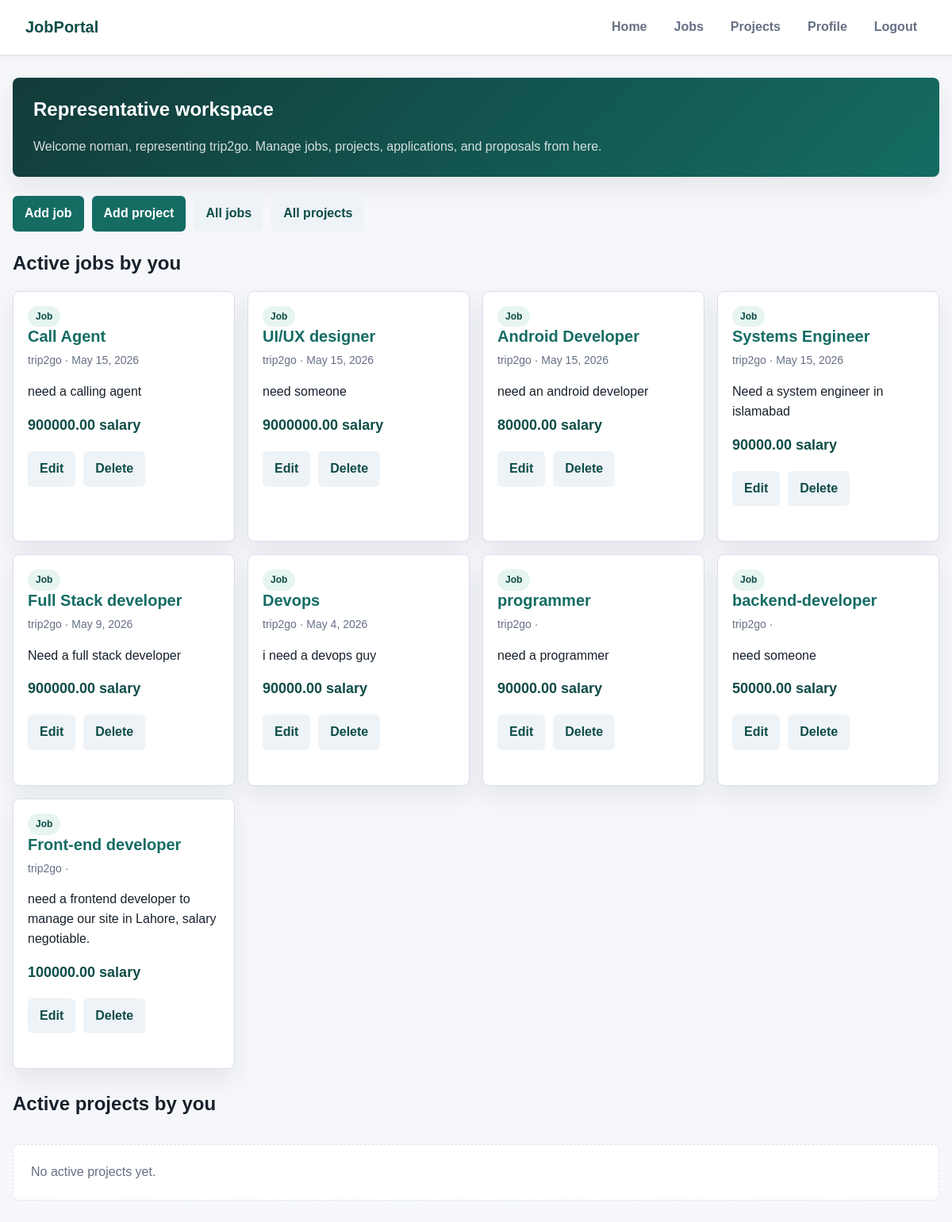
/ (signed in), run on an earlier commit of the app's database.
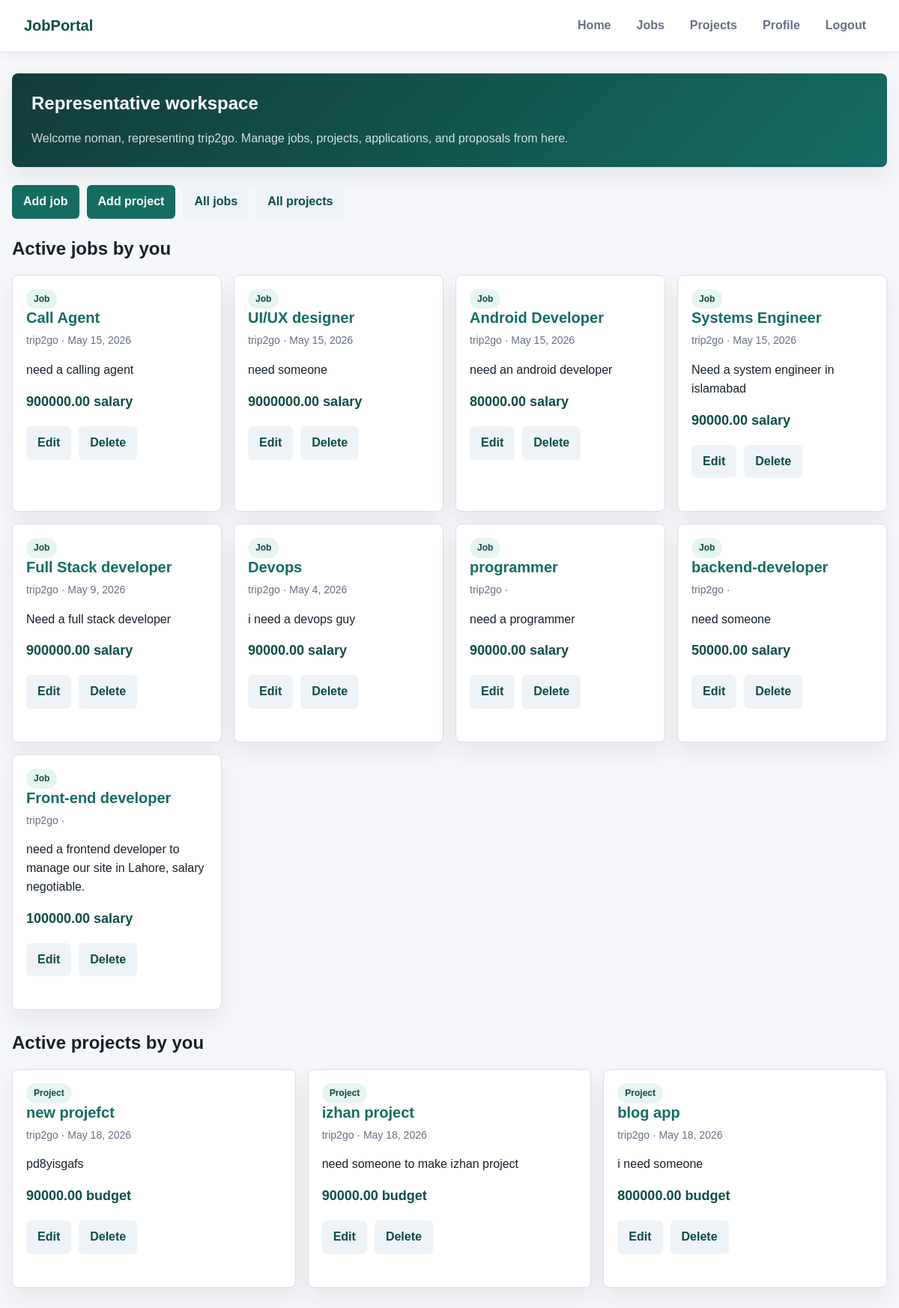
And on a later commit of the database.
### recruiter/models.py (models this page shows, shortened)
class CustomUser(AbstractUser):
    USER_TYPE_CHOICES = [
        ('applicant', 'Applicant'),
        ('representative', 'Company Representative'),
        ('admin', 'Administrator'),
    ]
    email = models.EmailField(unique=True)
    user_type = models.CharField(
        max_length=20,
        choices=USER_TYPE_CHOICES,
        default='applicant'
    )
    profile_picture = models.ImageField(
        upload_to='profile_pictures/%Y/%m/%d/',
        null=True,
        blank=True
    )
    class Meta:
        ordering = ['username']
        indexes = [
            models.Index(fields=['email']),
            models.Index(fields=['user_type', 'is_active']),
        ]

class TimeStampedModel(models.Model):
    created_at = models.DateTimeField(auto_now_add=True, db_index=True)
    updated_at = models.DateTimeField(auto_now=True)
    class Meta:
        abstract = True

class RepresentativeProfile(TimeStampedModel):
    user = models.OneToOneField(
        CustomUser,
        on_delete=models.CASCADE,
        related_name='representative_profile',
        limit_choices_to={'user_type': 'representative'}
    )
    company = models.ForeignKey(
        Company,
        on_delete=models.CASCADE,
        null=True,
        blank=True,
        related_name="representatives"
    )
    position = models.CharField(
        max_length=100,
        help_text="Position at the company (e.g., HR Manager, Tech Lead)"
    )
    department = models.CharField(max_length=100, blank=True)
    phone = models.CharField(max_length=20, blank=True)
    is_primary_contact = models.BooleanField(
        default=False,
        help_text="Primary contact for the company"
    )
    class Meta:
        constraints = [
            models.UniqueConstraint(
                fields=['company', 'is_primary_contact'],
                condition=models.Q(is_primary_contact=True),
                name='unique_primary_contact_per_company'
            )
        ]

class Company(TimeStampedModel):
    name = models.CharField(
        max_length=150,
        unique=True,
        help_text="Official company name"
    )
    location = models.CharField(
        max_length=150,
        help_text="Headquarters location"
    )
    website = models.URLField(
        blank=True,
        help_text="Company website URL"
    )
    description = models.TextField(
        blank=True,
        help_text="Company description and mission"
    )
    industry = models.CharField(
        max_length=100,
        blank=True,
        help_text="Primary industry (e.g., Technology, Healthcare)"
    )
    size = models.PositiveIntegerField(
        null=True,
        blank=True,
        help_text="Number of employees",
        verbose_name="Company Size"
    )
    logo = models.ImageField(
        upload_to='company_logos/%Y/%m/%d/',
        null=True,
        blank=True,
        help_text="Company logo image"
    )
    is_active = models.BooleanField(
        default=True,
        help_text="Whether the company is currently active on the platform"
    )
    class Meta:
        verbose_name_plural = "Companies"
        ordering = ['name']
        indexes = [
            models.Index(fields=['name']),
            models.Index(fields=['industry']),
            models.Index(fields=['is_active']),
        ]
    def __str__(self):
        return self.name

class Post(TimeStampedModel):
    POST_TYPE_CHOICES = [
        ('job', 'Job Position'),
        ('project', 'Project'),
    ]
    STATUS_CHOICES = [
        ('draft', 'Draft'),
        ('published', 'Published'),
        ('closed', 'Closed'),
        ('filled', 'Filled/Completed'),
        ('cancelled', 'Cancelled'),
    ]
    post_type = models.CharField(
        max_length=20,
        choices=POST_TYPE_CHOICES,
        db_index=True
    )
    title = models.CharField(
        max_length=250,
        help_text="Title of the job or project"
    )
    description = models.TextField(
        help_text="Detailed description"
    )
    company = models.ForeignKey(
        Company,
        on_delete=models.CASCADE,
        related_name="posts"
    )
    salary = models.DecimalField(
        max_digits=10,
        decimal_places=2,
        null=True,
        blank=True,
        validators=[MinValueValidator(0)],
        help_text="Annual salary for jobs"
    )
    budget = models.DecimalField(
        max_digits=12,
        decimal_places=2,
        null=True,
        blank=True,
        validators=[MinValueValidator(0)],
        help_text="Total budget for projects"
    )
    status = models.CharField(
        max_length=20,
        choices=STATUS_CHOICES,
        default='draft',
        db_index=True
    )
    is_active = models.BooleanField(default=True, db_index=True)
    is_featured = models.BooleanField(default=False)
    published_at = models.DateTimeField(null=True, blank=True)
    closed_at = models.DateTimeField(null=True, blank=True)
    skills_required = models.ManyToManyField(
        Skill,
        related_name="posts",
        blank=True
    )
    created_by = models.ForeignKey(
        CustomUser,
        on_delete=models.CASCADE,
        related_name="created_posts"
    )
    slug = models.SlugField(blank=True, null=True)
    class Meta:
        ordering = ['-created_at']
        indexes = [
            models.Index(fields=['post_type', 'status', 'is_active']),
            models.Index(fields=['company', 'status']),
            models.Index(fields=['is_featured', 'is_active']),
        ]

### recruiter/view_modules/dashboard_views.py (the view, shortened to what this page needs)
# urls.py: path("", views.index, name = "home"),
@login_required(login_url='login')
def index(request):
    get_params = request.GET.copy()
    searched = request.GET.get('q', '')
    category = request.GET.get('category', '')
    if searched or category:
        jobs = Post.objects.filter(
            post_type='job',
            status='published',
            title__icontains=searched,
            skills_required__category__icontains=category,
            is_active=True,
        ).distinct().order_by('-created_at')
    else:
        jobs = Post.objects.filter(
            post_type='job',
            status='published',
            is_active=True,
        ).order_by('-created_at')
    projects = Post.objects.filter(
        post_type='project',
        status='published',
        is_active=True,
    ).order_by('-created_at')
    jobs_created = Post.objects.filter(
        post_type="job",
        status='published',
        is_active=True,
        created_by=request.user,
    )
    projects_created = Post.objects.filter(
        post_type="project",
        status='published',
        is_active=True,
        created_by=request.user,
    )
    paginator = Paginator(jobs, 4)
    page = request.GET.get('page')
    page_object = paginator.get_page(page)
    if 'page' in get_params:
        get_params.pop('page')
    context = {'jobs': jobs_created, 'projects': projects_created}
    return render(request, "dashboard/representative_dashboard.html", context)

### recruiter/templates/dashboard/representative_dashboard.html (shortened to what this page needs)
{% extends "recruiter/base.html" %}
{% block content %}
    <section class="page-header">
        <h1>Representative workspace</h1>
        <p>
            Welcome {{ user.first_name }}{% if user.representative_profile.company %}, representing {{ user.representative_profile.company }}{% endif %}.
            Manage jobs, projects, applications, and proposals from here.
        </p>
    </section>
    <div class="action-bar">
        <a href="{% url 'add_job' %}" class="button">Add job</a>
        <a href="{% url 'add_project' %}" class="button">Add project</a>
        <a href="{% url 'all_jobs_created' %}" class="button button-secondary">All jobs</a>
        <a href="{% url 'all_projects_created' %}" class="button button-secondary">All projects</a>
    </div>
    <h2>Active jobs by you</h2>
    <div class="grid">
        {% for job in jobs %}
            <article class="card">
                <span class="badge">Job</span>
                <h2><a href="{% url 'applications_for_job' job.id %}">{{ job.title }}</a></h2>
                <p class="meta">{{ job.company }} · {{ job.published_at|date:"M j, Y" }}</p>
                <p>{{ job.description|truncatewords:20 }}</p>
                <p class="amount">{% if job.salary %}{{ job.salary }} salary{% else %}Negotiable{% endif %}</p>
                <div class="action-bar">
                    <a href="{% url 'edit_job' job.id %}" class="button button-secondary">Edit</a>
                    <a href="{% url 'delete_job' job.id %}" class="button button-secondary">Delete</a>
                </div>
            </article>
        {% empty %}
            <p class="empty-state">No active jobs yet.</p>
        {% endfor %}
    </div>
    <h2 style="margin-top: 30px;">Active projects by you</h2>
    <div class="grid">
        {% for project in projects %}
            <article class="card">
                <span class="badge">Project</span>
                <h2><a href="{% url 'proposals_for_project' project.id %}">{{ project.title }}</a></h2>
                <p class="meta">{{ project.company }} · {{ project.published_at|date:"M j, Y" }}</p>
                <p>{{ project.description|truncatewords:20 }}</p>
                <p class="amount">{% if project.budget %}{{ project.budget }} budget{% else %}Budget not specified{% endif %}</p>
                <div class="action-bar">
                    <a href="{% url 'edit_project' project.id %}" class="button button-secondary">Edit</a>
                    <a href="{% url 'delete_project' project.id %}" class="button button-secondary">Delete</a>
                </div>
            </article>
        {% empty %}
            <p class="empty-state">No active projects yet.</p>
        {% endfor %}
    </div>
{% endblock %}

### recruiter/templates/recruiter/base.html (shortened to what this page needs)
<!DOCTYPE html>
<html lang="en">
<head>
</head>
<body>
    <nav>
        <div class="nav-inner">
            <a href="{% url 'home' %}" class="brand">JobPortal</a>
            <div class="nav-links">
                <a href="{% url 'home' %}">Home</a>
                {% if user.is_authenticated %}
                    <a href="{% url 'all_jobs_created' %}">Jobs</a>
                    <a href="{% url 'all_projects_created' %}">Projects</a>
                    <a href="{% url 'representative_profile' %}">Profile</a>
                    <a href="{% url 'logout' %}">Logout</a>
                {% else %}
                    <a href="{% url 'login' %}">Login</a>
                    <a href="{% url 'sign_up' %}">Sign Up</a>
                {% endif %}
            </div>
        </div>
    </nav>
    <main class="container">
        {% block content %}
        {% endblock %}
    </main>
</body>
</html>

### recruiter/templates/recruiter/base.html (style rules this page uses)
:root { --bg: #f6f7fb; --surface: #ffffff; --surface-soft: #eef3f7; --text: #17212b; --muted: #667085; --line: #d9e0e8; --brand: #146c63; --brand-dark: #0f4d47; --accent: #f4a261; --danger: #c2413b; --shadow: 0 14px 30px rgba(23, 33, 43, 0.08); }
* { box-sizing: border-box; }
body { font-family: Arial, sans-serif; margin: 0; background: var(--bg); color: var(--text); line-height: 1.55; }
nav { background: var(--surface); border-bottom: 1px solid var(--line); box-shadow: 0 2px 12px rgba(23, 33, 43, 0.05); }
.nav-inner { max-width: 1180px; margin: 0 auto; padding: 14px 22px; display: flex; align-items: center; justify-content: space-between; gap: 18px; flex-wrap: wrap; }
.brand { color: var(--brand-dark); font-weight: 800; font-size: 20px; text-decoration: none; }
.nav-links { display: flex; gap: 10px; flex-wrap: wrap; }
.nav-links a { color: var(--muted); text-decoration: none; font-weight: 700; padding: 8px 12px; border-radius: 6px; }
.container { width: min(1180px, calc(100% - 32px)); margin: 0 auto; padding: 28px 0 48px; }
h1, h2, h3 { margin-top: 0; line-height: 1.2; }
a { color: var(--brand); text-decoration: none; font-weight: 700; }
.page-header { background: linear-gradient(135deg, #123c3a, #146c63); color: white; border-radius: 8px; padding: 26px; margin-bottom: 24px; box-shadow: var(--shadow); }
.page-header p { color: rgba(255, 255, 255, 0.82); margin: 8px 0 0; }
.action-bar { display: flex; gap: 10px; flex-wrap: wrap; margin: 18px 0 26px; }
.grid { display: grid; grid-template-columns: repeat(auto-fit, minmax(260px, 1fr)); gap: 16px; }
.card, form, .detail-panel { background: var(--surface); border: 1px solid var(--line); border-radius: 8px; box-shadow: var(--shadow); }
.card { padding: 18px; }
.card h2, .card h3 { margin-bottom: 8px; font-size: 20px; }
.meta { color: var(--muted); font-size: 14px; margin: 4px 0; }
.amount { color: var(--brand-dark); font-weight: 800; font-size: 18px; margin: 12px 0 0; }
.badge { display: inline-flex; align-items: center; width: fit-content; border-radius: 999px; padding: 4px 10px; font-size: 12px; font-weight: 800; background: #e7f5f1; color: var(--brand-dark); }
button, input[type="submit"], .button { display: inline-flex; align-items: center; justify-content: center; background: var(--brand); color: white; border: none; padding: 10px 15px; cursor: pointer; border-radius: 6px; font-weight: 800; text-decoration: none; }
.button-secondary { background: var(--surface-soft); color: var(--brand-dark); }

What changed in the data, as far as the page shows it:
added Post: title "new projefct", company "trip2go", published_at "May 18, 2026", description "pd8yisgafs", budget "90000.00", shown under "Active projects by you"
added Post: title "izhan project", company "trip2go", published_at "May 18, 2026", description "need someone to make izhan project", budget "90000.00", shown under "Active projects by you"
added Post: title "blog app", company "trip2go", published_at "May 18, 2026", description "i need someone", budget "800000.00", shown under "Active projects by you"
Also different on the page:
text no longer shown: "No active projects yet."
